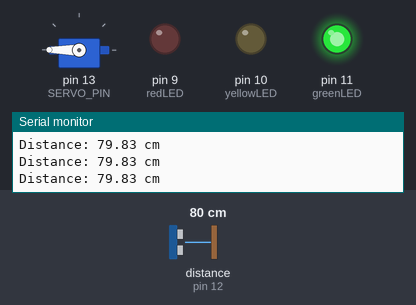
The sketch below on a simulated Arduino Uno, built with avr-gcc and run on an emulated ATmega328P. On the bench: servo, output pins drawn as LEDs (lit = HIGH), the last lines printed to the serial monitor. Wiring (inferred from the names in the program): ultrasonic range finder: trigger pin 8; echo pin 12. Inputs (shaded band) come from the test bench; at power-on: distance to the obstacle (sensor on pin 12) 80 cm. The echo pulse lasts 58.3 µs per cm; pins used as bus, display or sensor lines are not drawn.

Above: at 1.3 s.
1.4 s: distance to the obstacle (sensor on pin 12) set to 2 cm
At 2.0 s:
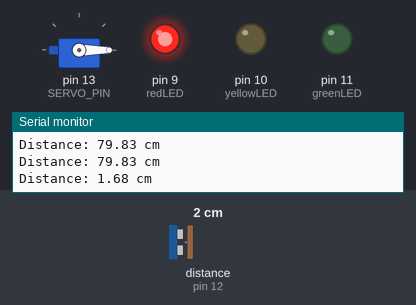
3.0 s: distance to the obstacle (sensor on pin 12) set to 13 cm
4.5 s: distance to the obstacle (sensor on pin 12) set to 18 cm
At 5.7 s:
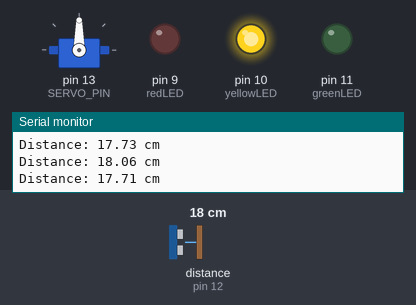
6.0 s: distance to the obstacle (sensor on pin 12) set to 4 cm
At 7.2 s:
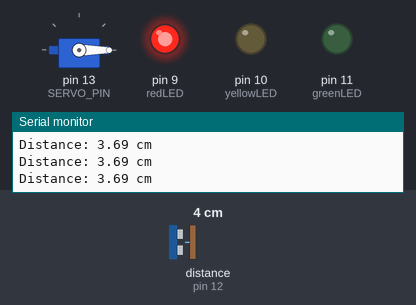
7.5 s: distance to the obstacle (sensor on pin 12) set to 35 cm
At 8.6 s:
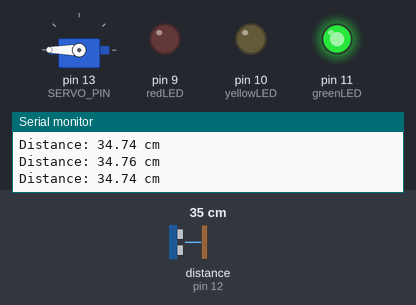
Timing chart, 0 to 10.0 s (numbered marks = the images above; inputs shaded):
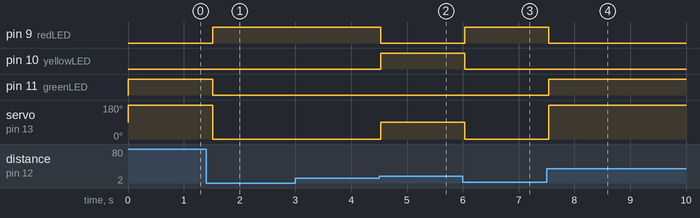

The sketch:

3_servo_ultrasound.ino
```cpp
#include <Servo.h>


// Ultrasonic sensor pins
int trigger_pin = 8;
int echo_pin = 12;


// LED pins
int greenLED = 11;
int yellowLED = 10;
int redLED = 9;


// Servo pin
#define SERVO_PIN 13


Servo myservo;


// Distance variables
float duration;
float cm;
float inches;


void setup()
{
  // Serial Monitor
  Serial.begin(9600);


  // Ultrasonic sensor
  pinMode(trigger_pin, OUTPUT);
  pinMode(echo_pin, INPUT);


  // LEDs
  pinMode(greenLED, OUTPUT);
  pinMode(yellowLED, OUTPUT);
  pinMode(redLED, OUTPUT);


  // Servo
  myservo.attach(SERVO_PIN);
  myservo.write(90);   // Start centered
}


void loop()
{
  // Trigger ultrasonic sensor
  digitalWrite(trigger_pin, LOW);
  delayMicroseconds(5);


  digitalWrite(trigger_pin, HIGH);
  delayMicroseconds(10);


  digitalWrite(trigger_pin, LOW);


  // Read echo
  duration = pulseIn(echo_pin, HIGH);


  // Calculate distance
  cm = (duration / 2.0) / 29.1;
  inches = (duration / 2.0) / 74.0;


  // Print to Serial Monitor
  Serial.print("Distance: ");
  Serial.print(cm);
  Serial.print(" cm");
  Serial.println();


  // Distance logic
  if (cm > 30.0)
  {
    // GREEN
    digitalWrite(greenLED, HIGH);
    digitalWrite(yellowLED, LOW);
    digitalWrite(redLED, LOW);


    myservo.write(180);
  }
  else if (cm > 15.0)
  {
    // YELLOW
    digitalWrite(greenLED, LOW);
    digitalWrite(yellowLED, HIGH);
    digitalWrite(redLED, LOW);


    myservo.write(90);
  }
  else
  {
    // RED
    digitalWrite(greenLED, LOW);
    digitalWrite(yellowLED, LOW);
    digitalWrite(redLED, HIGH);


    myservo.write(0);
  }


  delay(500);
}
```

Measured:
- the behaviour switches between 15 and 16 cm on distance to the obstacle (sensor on pin 12) (found by bisection; images 1 and 2)
- after the input at 1.4 s, pin 9 (redLED): LOW → HIGH after 0.12 s; pin 11 (greenLED): HIGH → LOW after 0.12 s; servo on pin 13 (SERVO_PIN): 180° → 0° after 0.12 s
- after the input at 4.5 s, pin 9 (redLED): HIGH → LOW at once; pin 10 (yellowLED): LOW → HIGH at once; servo on pin 13 (SERVO_PIN): 0° → 90° at once
- after the input at 6.0 s, pin 9 (redLED): LOW → HIGH at once; pin 10 (yellowLED): HIGH → LOW at once; servo on pin 13 (SERVO_PIN): 90° → 0° at once
- after the input at 7.5 s, pin 9 (redLED): HIGH → LOW at once; pin 11 (greenLED): LOW → HIGH at once; servo on pin 13 (SERVO_PIN): 0° → 180° at once
